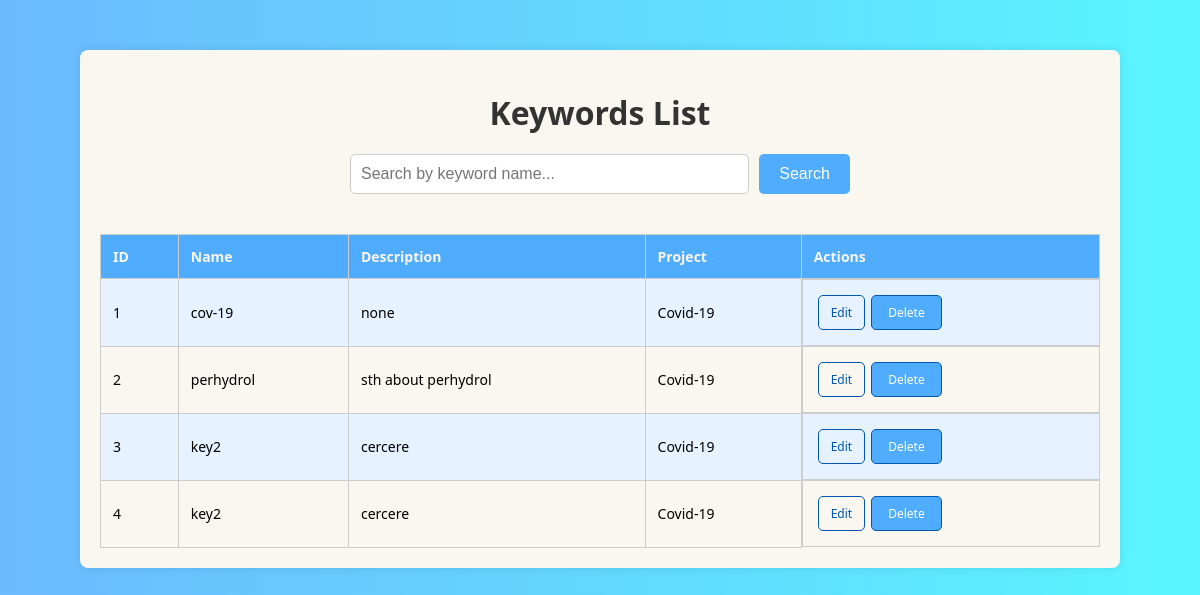
The page /keywords/ on the database its author committed.
### projekty/models.py (models this page shows, shortened)
class KeyWords(models.Model):
    name = models.CharField(max_length=20)
    description = models.TextField(blank=True, null=True)
    projects = models.ForeignKey(Projects, on_delete=models.CASCADE, null=True, blank=True)

class Projects(models.Model):
    STATUS_CHOICES = (
        ('ongoing', 'Ongoing'),
        ('completed', 'Completed'),
        ('paused', 'Paused'),
    )
    project_name = models.CharField(max_length=60)
    team_leader = models.ForeignKey(Employes, on_delete=models.CASCADE, related_name="led_projects", null=True, blank=True)
    workers = models.ManyToManyField(Employes, through='RelationEmployesProjects')
    status = models.CharField(max_length=10, choices=STATUS_CHOICES, default='ongoing')  # Domyślny status
    description = models.TextField()

### projekty/views.py (the view)
# urls.py: path('keywords/', views.keywords_list, name='keywords_list'),
def keywords_list(request):
    query = request.GET.get('q')
    if query:
        keywords = KeyWords.objects.filter(name__icontains=query)
    else:
        keywords = KeyWords.objects.all()
    return render(request, 'keyword_list.html', {'keywords': keywords})

### templates/keyword_list.html (shortened to what this page needs)
<!DOCTYPE html>
<html lang="en">
<head>
</head>
<body>
    <div class="container">
        <h1>Keywords List</h1>
        <div class="form-container">
            <form method="get" action="{% url 'keywords_list' %}">
                <input type="text" name="q" placeholder="Search by keyword name...">
                <button type="submit">Search</button>
            </form>
        </div>
        <div class="table-scroll">
            <table>
                <thead>
                    <tr>
                        <th>ID</th>
                        <th>Name</th>
                        <th>Description</th>
                        <th>Project</th>
                        <th>Actions</th>
                    </tr>
                </thead>
                <tbody>
                    {% for keyword in keywords %}
                    <tr>
                        <td>{{ keyword.id }}</td>
                        <td>{{ keyword.name }}</td>
                        <td>{{ keyword.description }}</td>
                        <td>
                            {% if keyword.projects %}
                                {{ keyword.projects.project_name }}
                            {% else %}
                                -
                            {% endif %}
                        </td>
                        <td class="actions">
                            <a href="{% url 'upd_key' keyword.id %}">Edit</a>
                            <form class="delete-form" action="{% url 'del_key' keyword.id %}" method="post">
                                <button type="submit" onclick="return confirm('Are you sure you want to delete this record?')">Delete</button>
                            </form>
                        </td>
                    </tr>
                    {% empty %}
                    <tr>
                        <td colspan="5">No keywords found</td>
                    </tr>
                    {% endfor %}
                </tbody>
            </table>
        </div>
    </div>
</body>
</html>

### templates/keyword_list.html (style rules this page uses)
body { font-family: 'Segoe UI', Tahoma, Geneva, Verdana, sans-serif; background: linear-gradient(to right, #4facfed5 0%, #00f1fea6 100%); margin: 0; padding: 0; display: flex; flex-direction: column; align-items: center; min-height: 100vh; }
.container { width: 90%; max-width: 1000px; background-color: #faf6f0; padding: 20px; border-radius: 8px; box-shadow: 0 0 10px rgba(0, 0, 0, 0.1); text-align: center; margin-top: 50px; }
h1 { color: #333; margin-bottom: 20px; }
.form-container { display: flex; justify-content: center; align-items: center; width: 100%; margin-bottom: 20px; }
form { display: flex; width: 100%; max-width: 500px; }
form input[type="text"] { flex: 1; padding: 10px; font-size: 16px; border: 1px solid #ccc; border-radius: 5px; margin-right: 10px; box-sizing: border-box; }
form button { padding: 10px 20px; font-size: 16px; background-color: #4facfe; color: #fff; border: none; border-radius: 5px; cursor: pointer; transition: background-color 0.3s ease; }
.table-scroll { overflow: auto; max-height: 400px; width: 100%; margin-top: 20px; }
table { width: 100%; border-collapse: collapse; margin-top: 20px; }
th, td { border: 1px solid #ccc; padding: 12px; text-align: left; font-size: 14px; }
th { background-color: #4facfe; color: #faf6f0; }
tr:nth-child(even) { background-color: #faf6f0; }
tr:nth-child(odd) { background-color: #e6f2ff; }
.actions { display: flex; justify-content: center; align-items: center; }
.actions a, .actions button { margin: 3px; padding: 8px 12px; font-size: 12px; text-decoration: none; color: #0056b3; border: 1px solid #0056b3; border-radius: 5px; background-color: transparent; cursor: pointer; transition: background-color 0.3s, color 0.3s; font-family: 'Segoe UI', Tahoma, Geneva, Verdana, sans-serif; display: inline-block; }
.actions button { background-color: #4facfe; color: #fff; padding: 8px 16px; }
.delete-form { margin: 0; }

### rows shown on the page
KeyWords: id "1", name "cov-19", description "none", projects.project_name "Covid-19"
KeyWords: id "2", name "perhydrol", description "sth about perhydrol", projects.project_name "Covid-19"
KeyWords: id "3", name "key2", description "cercere", projects.project_name "Covid-19"
KeyWords: id "4", name "key2", description "cercere", projects.project_name "Covid-19"
